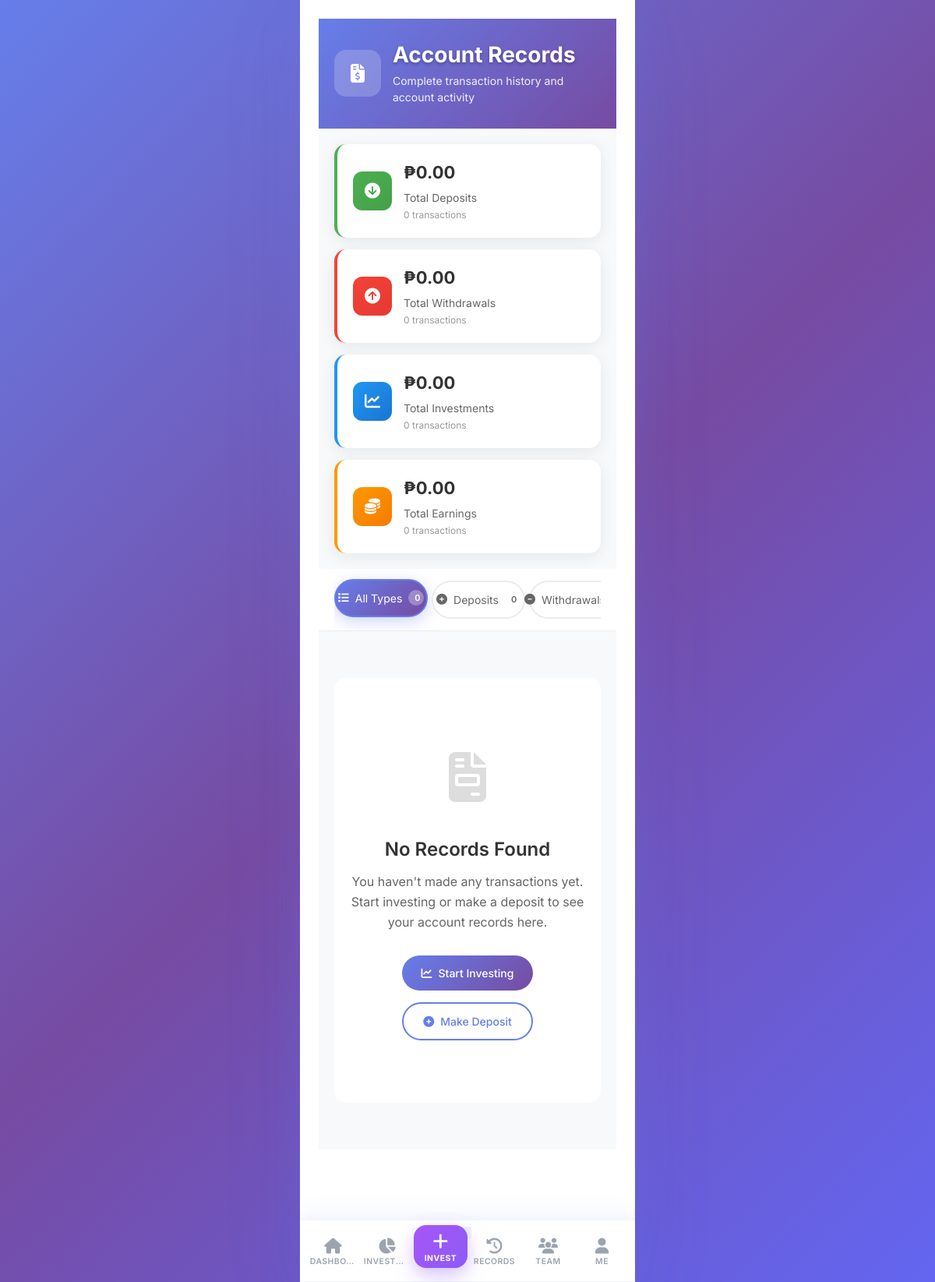
Before: /transactions/ (signed in) with the older database file.
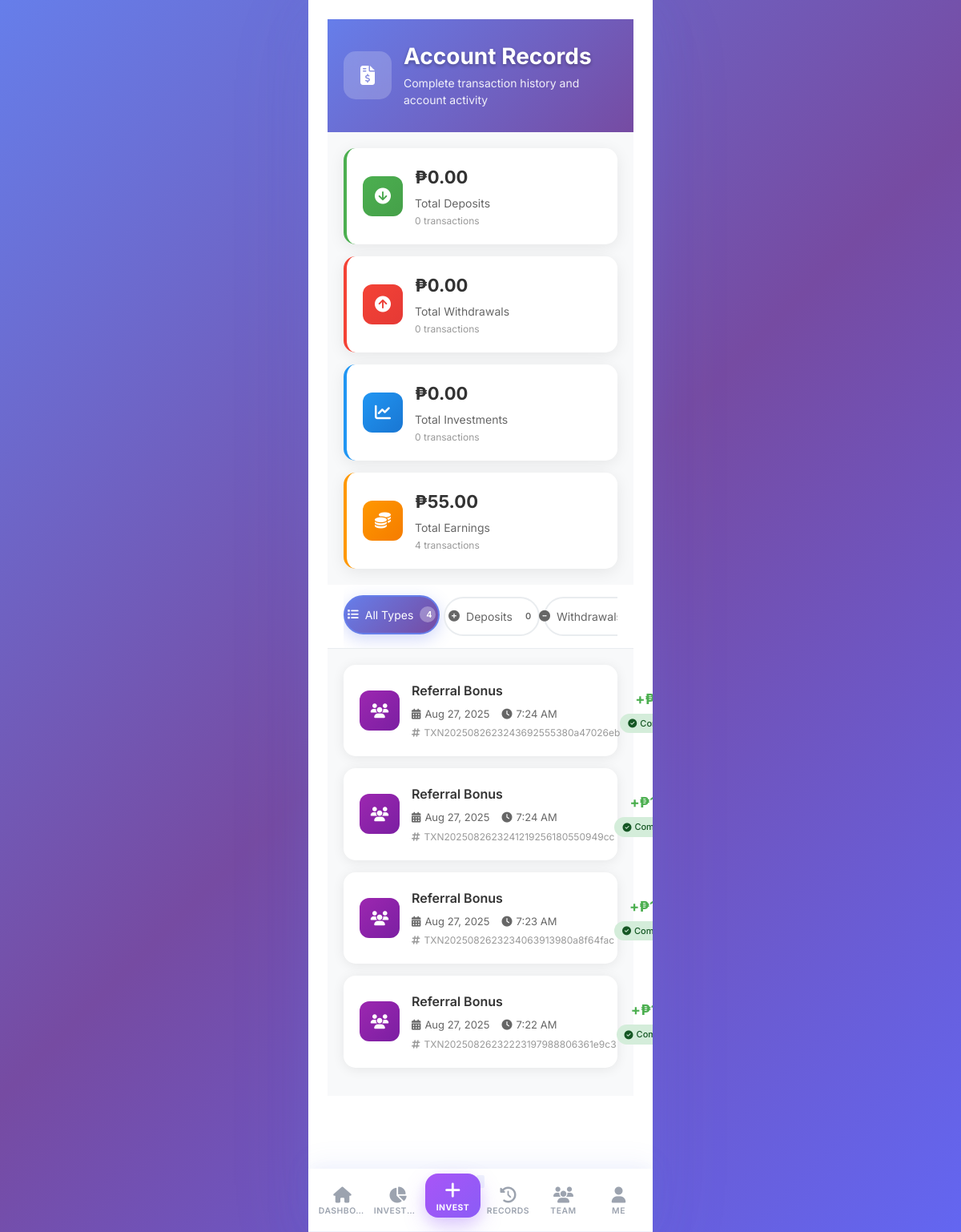
After: the same page with the newer database file.
### myproject/models.py (models this page shows, shortened)
class Transaction(models.Model):
    TRANSACTION_TYPES = (
        ('deposit', 'Deposit'),
        ('withdrawal', 'Withdrawal'),
        ('investment', 'Investment'),
        ('daily_payout', 'Daily Payout'),
        ('referral_bonus', 'Referral Bonus'),
        ('registration_bonus', 'Registration Bonus'),
    )
    TRANSACTION_STATUS = (
        ('pending', 'Pending'),
        ('processing', 'Processing'),
        ('approved', 'Approved'),
        ('rejected', 'Rejected'),
        ('completed', 'Completed'),
        ('failed', 'Failed'),
    )
    user = models.ForeignKey(User, on_delete=models.CASCADE)
    transaction_type = models.CharField(max_length=20, choices=TRANSACTION_TYPES)
    amount = models.DecimalField(max_digits=10, decimal_places=2)
    status = models.CharField(max_length=20, choices=TRANSACTION_STATUS, default='pending')
    reference_number = models.CharField(max_length=100, unique=True, blank=True)
    api_transaction_id = models.CharField(max_length=200, blank=True, null=True)  # API transaction ID
    payment_method = models.CharField(max_length=20, blank=True)  # GCASH, PAYMAYA, etc.
    payment_url = models.URLField(blank=True, null=True)  # Payment gateway URL
    external_reference = models.CharField(max_length=200, blank=True, null=True)  # For PayMongo session ID
    gcash_number = models.CharField(max_length=15, blank=True)
    gcash_reference = models.CharField(max_length=100, blank=True)
    proof_of_payment = models.ImageField(upload_to='payments/', blank=True, null=True)
    admin_notes = models.TextField(blank=True)
    description = models.TextField(blank=True)  # Transaction description
    created_at = models.DateTimeField(auto_now_add=True)
    processed_at = models.DateTimeField(null=True, blank=True)

### myproject/views.py (the view)
# urls.py: path('transactions/', views.transaction_history, name='transaction_history'),
@login_required
@login_required
def transaction_history(request):
    from django.core.paginator import Paginator
    transactions = Transaction.objects.filter(user=request.user)
    transaction_type = request.GET.get('type')
    status = request.GET.get('status')
    date_from = request.GET.get('date_from')
    date_to = request.GET.get('date_to')
    if transaction_type:
        transactions = transactions.filter(transaction_type=transaction_type)
    if status:
        transactions = transactions.filter(status=status)
    if date_from:
        transactions = transactions.filter(created_at__date__gte=date_from)
    if date_to:
        transactions = transactions.filter(created_at__date__lte=date_to)
    transactions = transactions.order_by('-created_at')
    all_user_transactions = Transaction.objects.filter(user=request.user)
    completed_transactions = all_user_transactions.filter(status='completed')
    deposits = completed_transactions.filter(transaction_type='deposit')
    withdrawals = completed_transactions.filter(transaction_type='withdrawal')
    investments = completed_transactions.filter(transaction_type='investment')
    earnings = completed_transactions.filter(transaction_type__in=['daily_payout', 'referral_bonus', 'registration_bonus'])
    summary = {
        'total_deposits': deposits.aggregate(Sum('amount'))['amount__sum'] or 0,
        'total_withdrawals': withdrawals.aggregate(Sum('amount'))['amount__sum'] or 0,
        'total_investments': investments.aggregate(Sum('amount'))['amount__sum'] or 0,
        'total_earnings': earnings.aggregate(Sum('amount'))['amount__sum'] or 0,
        'total_transactions': all_user_transactions.count(),
        'deposit_count': deposits.count(),
        'withdrawal_count': withdrawals.count(),
        'investment_count': investments.count(),
        'earning_count': earnings.count(),
    }
    paginator = Paginator(transactions, 20)  # Show 20 transactions per page
    page_number = request.GET.get('page')
    transactions = paginator.get_page(page_number)
    context = {
        'transactions': transactions,
        'summary': summary,
    }
    return render(request, 'myproject/transaction_history.html', context)

### myproject/context_processors.py (called while the page is built)
def notification_count(request):
    if request.user.is_authenticated:
        unread_count = Notification.objects.filter(
            user=request.user,
            is_read=False,
        ).count()
        return {"unread_notifications_count": unread_count}
    return {"unread_notifications_count": 0}

def firebase_client_config(request):
    config = getattr(settings, "FIREBASE_CLIENT_CONFIG", None)
    return {"FIREBASE_CLIENT_CONFIG": config}

### myproject/templates/myproject/transaction_history.html (shortened to what this page needs)
{% extends 'myproject/dashboard_base.html' %}
{% load static %}
{% load investment_extras %}
{% block content %}
<div class="records-header">
    <div class="header-content">
        <div class="header-icon">
            <i class="fas fa-file-invoice-dollar"></i>
        </div>
        <div class="header-text">
            <h1 class="page-title">Account Records</h1>
            <p class="page-subtitle">Complete transaction history and account activity</p>
        </div>
    </div>
</div>
<div class="summary-section">
    <div class="summary-grid">
        <div class="summary-card deposits">
            <div class="card-icon">
                <i class="fas fa-arrow-circle-down"></i>
            </div>
            <div class="card-content">
                <div class="card-amount">₱{{ summary.total_deposits|floatformat:2|default:"0.00" }}</div>
                <div class="card-label">Total Deposits</div>
                <div class="card-count">{{ summary.deposit_count|default:"0" }} transactions</div>
            </div>
        </div>
        <div class="summary-card withdrawals">
            <div class="card-icon">
                <i class="fas fa-arrow-circle-up"></i>
            </div>
            <div class="card-content">
                <div class="card-amount">₱{{ summary.total_withdrawals|floatformat:2|default:"0.00" }}</div>
                <div class="card-label">Total Withdrawals</div>
                <div class="card-count">{{ summary.withdrawal_count|default:"0" }} transactions</div>
            </div>
        </div>
        <div class="summary-card investments">
            <div class="card-icon">
                <i class="fas fa-chart-line"></i>
            </div>
            <div class="card-content">
                <div class="card-amount">₱{{ summary.total_investments|floatformat:2|default:"0.00" }}</div>
                <div class="card-label">Total Investments</div>
                <div class="card-count">{{ summary.investment_count|default:"0" }} transactions</div>
            </div>
        </div>
        <div class="summary-card earnings">
            <div class="card-icon">
                <i class="fas fa-coins"></i>
            </div>
            <div class="card-content">
                <div class="card-amount">₱{{ summary.total_earnings|floatformat:2|default:"0.00" }}</div>
                <div class="card-label">Total Earnings</div>
                <div class="card-count">{{ summary.earning_count|default:"0" }} transactions</div>
            </div>
        </div>
    </div>
</div>
<div class="filter-section">
    <div class="filter-container">
        <div class="filter-tabs">
            <button class="filter-btn active" data-filter="all" onclick="filterRecords('all')">
                <i class="fas fa-list"></i>
                <span>All Types</span>
                <div class="filter-badge">{{ summary.total_transactions|default:"0" }}</div>
            </button>
            <button class="filter-btn" data-filter="deposit" onclick="filterRecords('deposit')">
                <i class="fas fa-plus-circle"></i>
                <span>Deposits</span>
                <div class="filter-badge">{{ summary.deposit_count|default:"0" }}</div>
            </button>
            <button class="filter-btn" data-filter="withdrawal" onclick="filterRecords('withdrawal')">
                <i class="fas fa-minus-circle"></i>
                <span>Withdrawals</span>
            </button>
        </div>
    </div>
</div>
<div class="records-section">
    {% if transactions %}
        <div class="records-container">
            {% for transaction in transactions %}
            <div class="record-item" data-type="{{ transaction.transaction_type }}">
                <div class="record-icon-wrapper">
                    {% if transaction.transaction_type == 'deposit' %}
                        <div class="record-icon deposit-bg">
                            <i class="fas fa-plus-circle"></i>
                        </div>
                    {% elif transaction.transaction_type == 'withdrawal' %}
                        <div class="record-icon withdrawal-bg">
                            <i class="fas fa-minus-circle"></i>
                        </div>
                    {% elif transaction.transaction_type == 'investment' %}
                        <div class="record-icon investment-bg">
                            <i class="fas fa-chart-line"></i>
                        </div>
                    {% elif transaction.transaction_type == 'daily_payout' %}
                        <div class="record-icon earnings-bg">
                            <i class="fas fa-coins"></i>
                        </div>
                    {% elif transaction.transaction_type == 'referral_bonus' %}
                        <div class="record-icon referral-bg">
                            <i class="fas fa-users"></i>
                        </div>
                    {% else %}
                        <div class="record-icon default-bg">
                            <i class="fas fa-exchange-alt"></i>
                        </div>
                    {% endif %}
                </div>
                <div class="record-content">
                    <div class="record-main">
                        <div class="record-title">
                            {% if transaction.transaction_type == 'deposit' %}
                                Account Deposit
                            {% elif transaction.transaction_type == 'withdrawal' %}
                                Account Withdrawal
                            {% elif transaction.transaction_type == 'investment' %}
                                Investment Purchase
                            {% elif transaction.transaction_type == 'daily_payout' %}
                                Daily Earnings
                            {% elif transaction.transaction_type == 'referral_bonus' %}
                                Referral Bonus
                            {% elif transaction.transaction_type == 'registration_bonus' %}
                                Welcome Bonus
                            {% else %}
                                {{ transaction.get_transaction_type_display }}
                            {% endif %}
                        </div>
                        <div class="record-details">
                            <div class="record-date">
                                <i class="fas fa-calendar-alt"></i>
                                {{ transaction.created_at|date:"M d, Y" }}
                            </div>
                            <div class="record-time">
                                <i class="fas fa-clock"></i>
                                {{ transaction.created_at|date:"g:i A" }}
                            </div>
                        </div>
                        {% if transaction.reference_number %}
                        <div class="record-reference">
                            <i class="fas fa-hashtag"></i>
                            <span>{{ transaction.reference_number }}</span>
                        </div>
                        {% endif %}
                    </div>
                    <div class="record-amount-section">
                        <div class="record-amount {% if transaction.transaction_type == 'withdrawal' %}negative{% else %}positive{% endif %}">
                            {% if transaction.transaction_type == 'withdrawal' %}-{% else %}+{% endif %}₱{{ transaction.amount|floatformat:2 }}
                        </div>
                        <div class="record-status">
                            <span class="status-pill status-{{ transaction.status }}">
                                {% if transaction.status == 'pending' %}
                                    <i class="fas fa-clock"></i> Pending
                                {% elif transaction.status == 'approved' %}
                                    <i class="fas fa-check"></i> Approved
                                {% elif transaction.status == 'completed' %}
                                    <i class="fas fa-check-circle"></i> Completed
                                {% elif transaction.status == 'rejected' %}
                                    <i class="fas fa-times-circle"></i> Rejected
                                {% endif %}
                            </span>
                        </div>
                    </div>
                </div>
            </div>
            {% endfor %}
        </div>
    {% else %}
        <div class="no-records">
            <div class="no-records-icon">
                <i class="fas fa-file-invoice"></i>
            </div>
            <h3>No Records Found</h3>
            <p>You haven't made any transactions yet. Start investing or make a deposit to see your account records here.</p>
            <div class="no-records-actions">
                <a href="{% url 'invest' %}" class="action-btn primary">
                    <i class="fas fa-chart-line"></i>
                    Start Investing
                </a>
                <a href="{% url 'deposit' %}" class="action-btn secondary">
                    <i class="fas fa-plus-circle"></i>
                    Make Deposit
                </a>
            </div>
        </div>
    {% endif %}
</div>
{% endblock %}

### myproject/templates/myproject/dashboard_base.html (shortened to what this page needs)
{% load static %}
<!DOCTYPE html>
<html lang="en">
<head>
    <link href="https://cdn.jsdelivr.net/npm/bootstrap@5.3.0/dist/css/bootstrap.min.css" rel="stylesheet">
    <link href="https://cdnjs.cloudflare.com/ajax/libs/font-awesome/6.4.0/css/all.min.css" rel="stylesheet">
</head>
<body>
    <div class="mobile-container">
        <main class="mobile-content">
            {% block content %}{% endblock %}
        </main>
        <nav class="mobile-bottom-nav">
            <div class="bottom-nav-items">
                <a href="{% url 'dashboard' %}" class="bottom-nav-item {% if request.resolver_match.url_name == 'dashboard' %}active{% endif %}">
                    <i class="fas fa-home"></i>
                    <span>Dashboard</span>
                </a>
                <a href="{% url 'my_investments' %}" class="bottom-nav-item {% if 'investment' in request.resolver_match.url_name %}active{% endif %}">
                    <i class="fas fa-chart-pie"></i>
                    <span>Investments</span>
                </a>
                <a href="{% url 'investment_plans' %}" class="bottom-nav-item">
                    <i class="fas fa-plus"></i>
                    <span>Invest</span>
                </a>
                <a href="{% url 'transaction_history' %}" class="bottom-nav-item">
                    <i class="fas fa-history"></i>
                    <span>Records</span>
                </a>
                <a href="{% url 'team' %}" class="bottom-nav-item">
                    <i class="fas fa-users"></i>
                    <span>Team</span>
                </a>
                <a href="{% url 'profile' %}" class="bottom-nav-item {% if request.resolver_match.url_name == 'profile' %}active{% endif %}">
                    <i class="fas fa-user"></i>
                    <span>Me</span>
                </a>
            </div>
        </nav>
    </div>
</body>
</html>

Changed rows visible on the page:
added Transaction: transaction_type "referral_bonus" (drawn), status "completed" (drawn)
added Transaction: transaction_type "referral_bonus" (drawn), status "completed" (drawn)
added Transaction: transaction_type "referral_bonus" (drawn), status "completed" (drawn)
added Transaction: transaction_type "referral_bonus" (drawn), status "completed" (drawn)
Other visible differences:
{{ summary.total_earnings|floatformat:2|default:"0.00" }}: "0.00" → "55.00"
{{ summary.earning_count|default:"0" }}: "0" → "4"
{{ summary.total_transactions|default:"0" }}: "0" → "4"
text no longer shown: "No Records Found You haven't made any transactions yet. Start investing or make a deposit to see your account records here. Start Investing Make Deposit"
